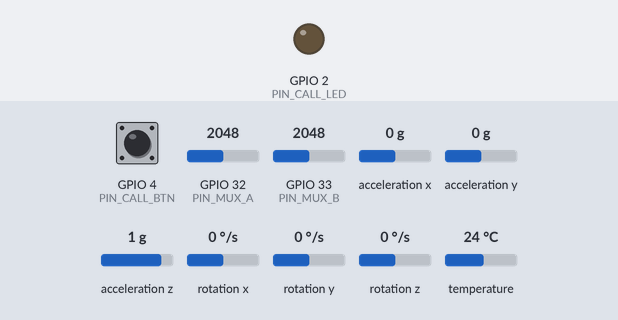
The program below on a simulated ESP32. Shown: output pins drawn as LEDs (lit = HIGH). The test bench sets the inputs (shaded band); at power-on: GPIO 4 (PIN_CALL_BTN) HIGH, GPIO 32 (PIN_MUX_A) = 2048, GPIO 33 (PIN_MUX_B) = 2048, acceleration x 0 g, acceleration y 0 g, acceleration z 1 g, rotation x 0 °/s, rotation y 0 °/s, rotation z 0 °/s, temperature 24 °C. WiFi joins after 1.5 s; servers stay silent unless stated; no MQTT or app messages arrive unless stated; pins used as bus, display or sensor lines are not drawn.

Above: at 2.7 s.
2.8 s: GPIO 4 (PIN_CALL_BTN) pulled LOW for 0.15 s
At 3.4 s:
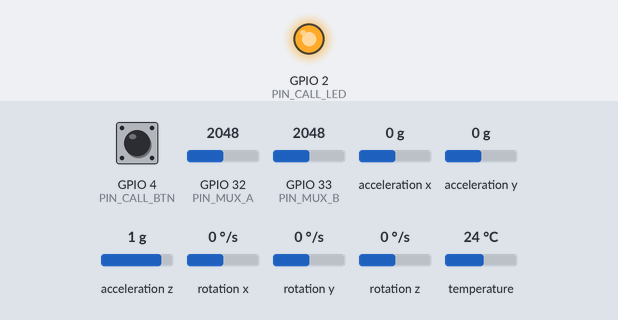
Timing chart, 0 to 5.8 s (numbered marks = the images above; inputs shaded):
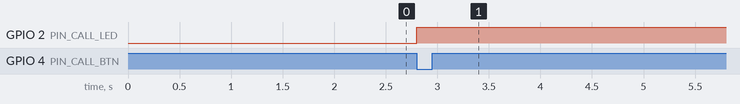

The program:

main.cpp
```cpp
// Bed unit: 4×8 FSR pressure grid, backrest angle (MPU6050), nurse-call button.
// Publishes per docs/PROTOCOL.md.
#include <Arduino.h>
#include <Wire.h>
#include <WiFi.h>
#include <PubSubClient.h>
#include <ArduinoJson.h>
#include <Adafruit_MPU6050.h>
#include "config.h"

static const char *T_STATE  = "smartbed/" BED_ID "/bed/state";
static const char *T_EVENT  = "smartbed/" BED_ID "/bed/event";
static const char *T_STATUS = "smartbed/" BED_ID "/bed/status";
static const char *T_CMD    = "smartbed/" BED_ID "/bed/cmd";

WiFiClient net;
PubSubClient mqtt(net);
Adafruit_MPU6050 imu;
bool haveImu = false;
uint16_t grid[4][8];
float angleFilt = 0;
volatile bool callPressed = false;

void IRAM_ATTR onCallButton() { callPressed = true; }

uint16_t readMux(uint8_t ch, int pin) {
  digitalWrite(PIN_MUX_S0, ch & 1);
  digitalWrite(PIN_MUX_S1, (ch >> 1) & 1);
  digitalWrite(PIN_MUX_S2, (ch >> 2) & 1);
  digitalWrite(PIN_MUX_S3, (ch >> 3) & 1);
  delayMicroseconds(50);                       // let the mux + divider settle
  uint32_t s = 0;
  for (int i = 0; i < 4; i++) s += analogRead(pin);
  return (s / 4) >> 2;                         // 12-bit ADC -> 0..1023
}

void readGrid() {
  for (int cell = 0; cell < 32; cell++) {
    uint16_t v = cell < 16 ? readMux(cell, PIN_MUX_A) : readMux(cell - 16, PIN_MUX_B);
    grid[cell / 8][cell % 8] = v;
  }
}

float readAngle() {
  if (!haveImu) return 0;
  sensors_event_t a, g, t;
  imu.getEvent(&a, &g, &t);
  // Sensor's X axis along the backrest: angle from horizontal.
  float ang = atan2f(a.acceleration.x, a.acceleration.z) * 180.0f / PI;
  angleFilt = 0.8f * angleFilt + 0.2f * ang;
  return angleFilt;
}

void publishStatus(bool online) {
  char out[128];
  snprintf(out, sizeof out, "{\"online\":%s,\"fw\":\"%s\",\"rssi\":%d}", online ? "true" : "false", FW_VERSION, WiFi.RSSI());
  mqtt.publish(T_STATUS, out, true);
}

void onCmd(char *topic, byte *payload, unsigned int len) {
  JsonDocument d;
  if (deserializeJson(d, payload, len)) return;
  const char *cmd = d["cmd"] | "";
  if (!strcmp(cmd, "call_reset")) digitalWrite(PIN_CALL_LED, LOW);
  else if (!strcmp(cmd, "identify")) for (int i = 0; i < 10; i++) { digitalWrite(PIN_CALL_LED, i & 1); delay(150); }
}

void connect() {
  if (WiFi.status() != WL_CONNECTED) {
    WiFi.begin(WIFI_SSID, WIFI_PASS);
    for (int i = 0; i < 40 && WiFi.status() != WL_CONNECTED; i++) delay(250);
  }
  if (WiFi.status() == WL_CONNECTED && !mqtt.connected()) {
    String id = String("bed-") + BED_ID;
    if (mqtt.connect(id.c_str(), T_STATUS, 1, true, "{\"online\":false}")) {
      mqtt.subscribe(T_CMD);
      publishStatus(true);
    }
  }
}

void setup() {
  Serial.begin(115200);
  for (int p : {PIN_MUX_S0, PIN_MUX_S1, PIN_MUX_S2, PIN_MUX_S3, PIN_CALL_LED}) pinMode(p, OUTPUT);
  pinMode(PIN_CALL_BTN, INPUT_PULLUP);
  attachInterrupt(digitalPinToInterrupt(PIN_CALL_BTN), onCallButton, FALLING);
  analogSetAttenuation(ADC_11db);

  Wire.begin(PIN_SDA, PIN_SCL);
  haveImu = imu.begin();

  mqtt.setServer(MQTT_HOST, MQTT_PORT);
  mqtt.setCallback(onCmd);
  mqtt.setBufferSize(1024);
  connect();
}

void loop() {
  if (!mqtt.connected()) connect();
  mqtt.loop();

  static uint32_t lastCall = 0;
  if (callPressed) {
    callPressed = false;
    if (millis() - lastCall > 2000) {          // debounce
      lastCall = millis();
      digitalWrite(PIN_CALL_LED, HIGH);
      mqtt.publish(T_EVENT, "{\"ts\":0,\"type\":\"nurse_call\"}");
    }
  }

  static uint32_t lastState = 0;
  if (millis() - lastState >= 1000) {
    lastState = millis();
    readGrid();
    JsonDocument d;
    d["ts"] = 0;
    d["angle"] = roundf(readAngle() * 10) / 10;
    JsonArray rows = d["grid"].to<JsonArray>();
    for (int r = 0; r < 4; r++) {
      JsonArray row = rows.add<JsonArray>();
      for (int c = 0; c < 8; c++) row.add(grid[r][c]);
    }
    char out[512];
    serializeJson(d, out);
    mqtt.publish(T_STATE, out);
  }

  static uint32_t lastStatus = 0;
  if (millis() - lastStatus > 60000) { lastStatus = millis(); publishStatus(true); }
}
```

config.example.h
```cpp
// Copy to config.h (git-ignored) and fill in.
#pragma once
#define WIFI_SSID     "ward-iot"
#define WIFI_PASS     "change-me"
#define MQTT_HOST     "192.168.1.10"
#define MQTT_PORT     1883
#define BED_ID        "B01"
#define FW_VERSION    "bed-0.1.0"

// 32 FSRs (4 rows × 8 cols) read through two CD74HC4067 16:1 muxes.
// Each FSR forms a divider with a 10k resistor; mux outputs go to two ADC pins.
#define PIN_MUX_S0    25
#define PIN_MUX_S1    26
#define PIN_MUX_S2    27
#define PIN_MUX_S3    14
#define PIN_MUX_A     32   // cells 0..15  (rows 0–1)
#define PIN_MUX_B     33   // cells 16..31 (rows 2–3)

// Backrest angle: MPU6050 mounted on the backrest section (I2C).
#define PIN_SDA       21
#define PIN_SCL       22

// Nurse call button (to GND, internal pull-up) and indicator LED.
#define PIN_CALL_BTN  4
#define PIN_CALL_LED  2
```

Measured:
- after the input at 2.8 s, GPIO 2 (PIN_CALL_LED): LOW → HIGH at once
